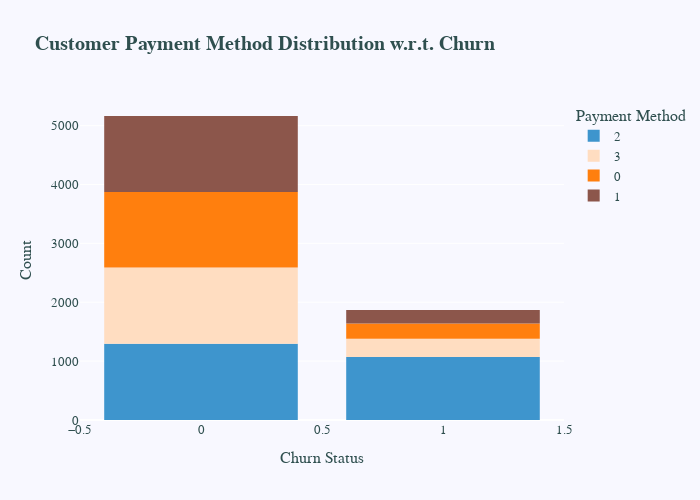

This figure's notebook cell:
### Markdown cell above
- About 75% of customer with Month-to-Month Contract opted to move out as compared to 13% of customrs with One Year Contract and 3% with Two Year Contract

### Code cell
fig = px.histogram(df, x="Churn", color="PaymentMethod",
                   title="<b>Customer Payment Method Distribution w.r.t. Churn</b>",
                   color_discrete_sequence=['#3E95CD', '#FFDDC1', '#FF7F0E', '#8C564B'])

fig.update_layout(
    width=700,
    height=500,
    bargap=0.2,
    title_font=dict(size=20, family='Verdana', color='#2F4F4F'),
    xaxis_title='Churn Status',
    yaxis_title='Count',
    legend_title='Payment Method',
    paper_bgcolor='#F8F8FF',
    plot_bgcolor='#F8F8FF',
    font=dict(size=13, family='Tahoma', color='#2F4F4F')
)

fig.show()

### Figure 1 — Plotly figure (JSON) as saved in the notebook; plotly's stock layout.template omitted (floating-point values rounded to 4 significant figures; data arrays with more than 128 entries replaced by an {"elided": "..."} marker saying what was removed)
{"data": [{"alignmentgroup": "True", "bingroup": "x", "hovertemplate": "PaymentMethod=2<br>Churn=%{x}<br>count=%{y}<extra></extra>", "legendgroup": "2", "marker": {"color": "#3E95CD", "pattern": {"shape": ""}}, "name": "2", "offsetgroup": "2", "orientation": "v", "showlegend": true, "type": "histogram", "x": {"elided": "2365 int values"}, "xaxis": "x", "yaxis": "y"}, {"alignmentgroup": "True", "bingroup": "x", "hovertemplate": "PaymentMethod=3<br>Churn=%{x}<br>count=%{y}<extra></extra>", "legendgroup": "3", "marker": {"color": "#FFDDC1", "pattern": {"shape": ""}}, "name": "3", "offsetgroup": "3", "orientation": "v", "showlegend": true, "type": "histogram", "x": {"elided": "1604 int values"}, "xaxis": "x", "yaxis": "y"}, {"alignmentgroup": "True", "bingroup": "x", "hovertemplate": "PaymentMethod=0<br>Churn=%{x}<br>count=%{y}<extra></extra>", "legendgroup": "0", "marker": {"color": "#FF7F0E", "pattern": {"shape": ""}}, "name": "0", "offsetgroup": "0", "orientation": "v", "showlegend": true, "type": "histogram", "x": {"elided": "1542 int values"}, "xaxis": "x", "yaxis": "y"}, {"alignmentgroup": "True", "bingroup": "x", "hovertemplate": "PaymentMethod=1<br>Churn=%{x}<br>count=%{y}<extra></extra>", "legendgroup": "1", "marker": {"color": "#8C564B", "pattern": {"shape": ""}}, "name": "1", "offsetgroup": "1", "orientation": "v", "showlegend": true, "type": "histogram", "x": {"elided": "1521 int values"}, "xaxis": "x", "yaxis": "y"}], "layout": {"bargap": 0.2, "barmode": "relative", "font": {"color": "#2F4F4F", "family": "Tahoma", "size": 13}, "height": 500, "legend": {"title": {"text": "Payment Method"}, "tracegroupgap": 0}, "paper_bgcolor": "#F8F8FF", "plot_bgcolor": "#F8F8FF", "title": {"font": {"color": "#2F4F4F", "family": "Verdana", "size": 20}, "text": "<b>Customer Payment Method Distribution w.r.t. Churn</b>"}, "width": 700, "xaxis": {"anchor": "y", "autorange": true, "domain": [0, 1], "range": [-0.5, 1.5], "title": {"text": "Churn Status"}, "type": "linear"}, "yaxis": {"anchor": "x", "autorange": true, "domain": [0, 1], "range": [0, 5435.0], "title": {"text": "Count"}}}}
